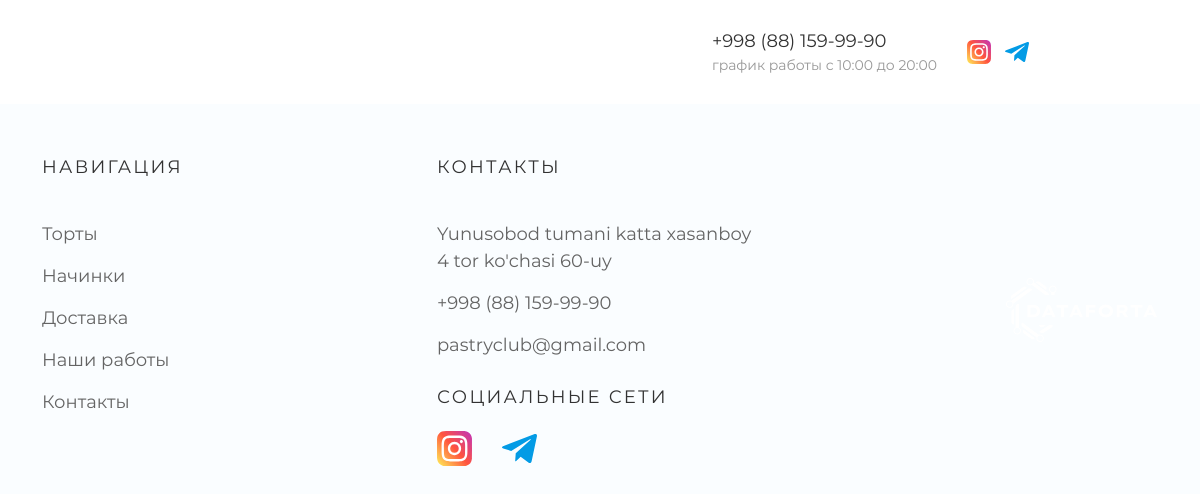
The page /uz/product/5/ on the database as committed earlier.
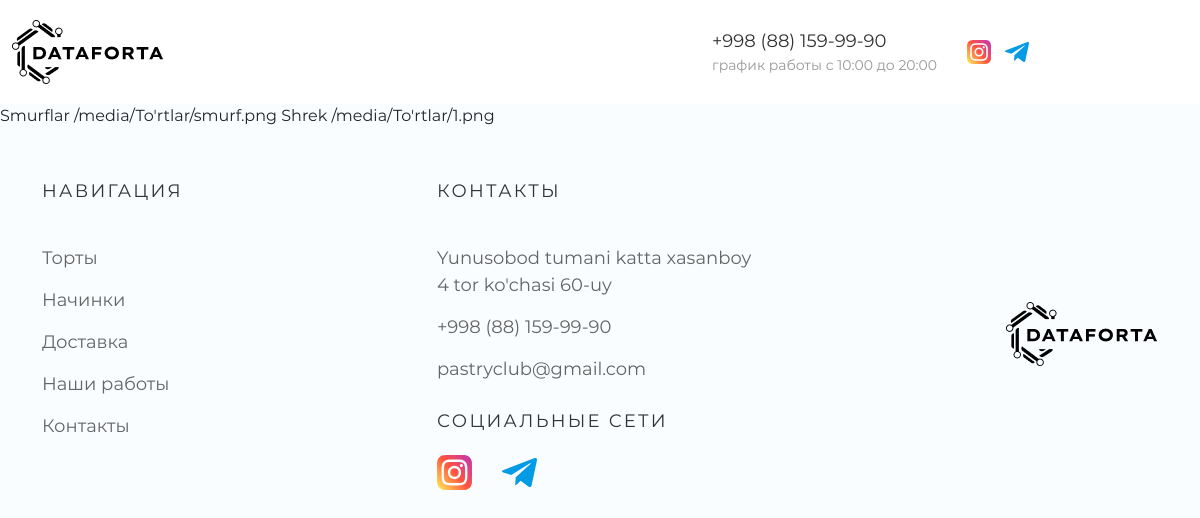
The same page on the database as committed later.
### cakeapp/models.py (models this page shows, shortened)
class Logo(models.Model):
    image = models.ImageField(_('Rasm'), upload_to='Logo')
    class Meta:
        verbose_name = 'Logo'
        verbose_name_plural = 'Logo'

class Cake(models.Model):
    name = models.CharField(_('Nomi'), max_length=100)
    type = models.ForeignKey(CakeType, on_delete=models.CASCADE, verbose_name=_('Turi'))
    price_for_kg = models.FloatField(_('1 kg narxi'))
    min_amount_kg = models.PositiveIntegerField(_('Eng kam buyurtma miqdori (kg)'))
    image = models.ImageField(_('Rasm'), upload_to='To\'rtlar')
    class  Meta:
        verbose_name = 'To\'rt'
        verbose_name_plural = 'To\'rtlar'

### cakeapp/views.py (the view)
# urls.py: path('product/<int:pk>/', ProductListView.as_view(), name='product_list'),
class ProductListView(TemplateView):
    paginate_by = 2
    template_name = 'product.html'
    def get_context_data(self, **kwargs):
        context = super().get_context_data(**kwargs)
        context['cakeproduct'] = Cake.objects.filter(type__id = self.kwargs['pk'])
        return context

### cakeapp/custom_context_processor.py (called while the page is built)
def logo(request):
    return {
       'logo': Logo.objects.first(),
    }

### cakeapp/templates/product.html
{% extends 'base.html' %}
{% load static i18n %}
{% block content %}
{% for cakeproduct in cakeproduct %}
{{ cakeproduct.name }}
{{ cakeproduct.image.url }}
{% endfor %}
{% endblock %}

### cakeapp/templates/base.html (shortened to what this page needs)
<!DOCTYPE html>
{% load static i18n %}
<html lang="ru">
<head>
  <link rel="stylesheet" href="{% static 'style/all.min.css' %}">
  <link rel="stylesheet" href="{% static 'style/bootstrap.min.css' %}">
  <link rel="stylesheet" href="{% static 'style/style.css' %}">
  <link rel="stylesheet" href="{% static 'style/media.css' %}">
</head>
<body>
  <header class="header" id="header">
    <div class="container-fluid">
      <nav class="navbar header__nav">
        <div class="header__logo">
          <a class="header__logo logo" href="/"><img src="{{ logo.image.url }}" alt="лого" class="logo-img" /></a>
        </div>
        <div class="contacts d-flex align-items-center">
          <div class="contacts__desc">
            <a href="tel:+998881599990" class="contacts__phone">+998 (88) 159-99-90</a>
            <p class="contacts__info">график работы с 10:00 до 20:00</p>
          </div>
          <div class="contacts__link">
            <a href="https://www.instagram.com/multi_cake1/?igshid=1dfozn5vmm8uz" class="contacts__link-social">
              <img src="{% static 'img/contact-social/instagram-con.svg' %}" alt="instagram" class="contacts__link-social-img" />
            </a>
            <a href="https://t.me/cook_cakedipush" class="contacts__link-social">
              <img src="{% static 'img/contact-social/telegram-con.svg' %}" alt="telegram" class="contacts__link-social-img" />
            </a>
          </div>
        </div>
        <button class="navbar-toggler" type="button" data-toggle="collapse" data-target="#navbarSupportedContent"
          aria-controls="navbarSupportedContent" aria-expanded="false" aria-label="Toggle navigation">
          <i class="fas fa-bars"></i>
        </button>
      </nav>
    </div>
  </header>
  <main class="main" id="main">
    {% block content %}
    {% endblock %}
  </main>
  <footer class="footer" id="footer">
    <div class="container">
      <div class="footer__content d-flex justify-content-between">
        <div class="footer__content-info footer__content-info-dist">
          <p class="footer__content-title">Навигация</p>
          <ul class="footer__content-nav p-0 m-0">
            <li><a href="product.html" class="footer__content-link footer__content-link-dist">Торты</a></li>
            <li>
              <a href="baked.html" class="footer__content-link footer__content-link-dist">Начинки</a>
            </li>
            <li><a href="delivery.html" class="footer__content-link footer__content-link-dist">Доставка</a></li>
            <li><a href="work.html" class="footer__content-link footer__content-link-dist">Наши работы</a></li>
            <li><a href="contact.html" class="footer__content-link footer__content-link-dist">Контакты</a></li>
          </ul>
        </div>
        <div class="footer__content-info">
          <div class="footer__contacts-content">
            <p class="footer__content-title">Контакты</p>
            <ul class="footer__content-nav p-0 m-0">
              <li>
                <p class="footer__content-link footer__content-desc footer__content-link-left">
                  Yunusobod tumani katta xasanboy 4 tor ko'chasi 60-uy
                </p>
              </li>
              <li>
                <a href="tel:+998881599990" class="footer__content-link">+998 (88) 159-99-90</a>
              </li>
              <li>
                <a href="mailto:pastryclub@gmail.com" class="footer__content-link">pastryclub@gmail.com</a>
              </li>
            </ul>
          </div>
          <div class="footer__content-info footer__content-info-margin">
            <p class="footer__content-title-margin">Социальные сети</p>
            <div class="footer__social-cent d-flex align-items-center justify-content-start">
              <a href="https://www.instagram.com/multi_cake1/?igshid=1dfozn5vmm8uz" class="footer__content-social-link">
                <img src="{% static 'img/contact-social/instagram-con.svg' %}" alt="instagram" class="footer__content-social-img" />
              </a>
              <a href="https://t.me/cook_cakedipush" class="footer__content-social-link">
                <img src="{% static 'img/contact-social/telegram-con.svg' %}" alt="telegram" class="footer__content-social-img" />
              </a>
            </div>
          </div>
        </div>
        <div class="footer__logo d-flex align-items-center">
          <a href="index.html">
            <a class="header__logo logo" href="/"><img src="{{ logo.image.url }}" alt="лого" class="logo-img" /></a>
          </a>
        </div>
      </div>
    </div>
  </footer>
</body>
</html>

### cakeapp/static/style/style.css (style rules this page uses)
:root { --main-bg: #FAFDFF; --white: #fff; --black: #000; --light-black: #323232; --dark-black: #373737; --pink: #FF8F8F; --grey: #7D7F80; --dark-grey: #808080; --light-grey: #A3A3A3; --dark-tot: #646464; --fMr: 'MR'; --fMm: 'MM'; --fMb: 'MB'; --fNe: 'NE'; --fBe: 'BE'; }
body { font-family: var(--fMr), sans-serif; font-weight: 400; background: var(--main-bg); }
ul { list-style: none; }
a { text-decoration: none; }
.header { background: var(--white); }
.header__nav { display: flex; justify-content: space-between; padding: 20px 0; }
.contacts__phone { font-size: 18px; color: var(--light-black); }
.contacts__info { color: rgba(50, 50, 50, 0.5); font-size: 14px; margin-bottom: 0; }
.contacts__desc { margin-right: 30px; }
.contacts__link-social { margin: 0 0 0 25px; }
.contacts__link-social-img { width: 24px; height: 24px; object-fit: cover; }
.navbar-toggler { display: none; }
.navbar-toggler>i { font-size: 27px; }
.footer { margin: 50px 0 60px 0; }
.footer__content-title { font-size: 18px; letter-spacing: 0.125em; text-transform: uppercase; color: var(--light-black); margin-bottom: 40px; }
.footer__content-link { color: var(--dark-tot); font-size: 18px; margin-bottom: 15px; display: block; }
.footer__content-desc { width: 315px; }
.footer__content-info-margin { margin-top: 25px; }
.footer__content-title-margin { margin-bottom: 20px; font-size: 18px; letter-spacing: 0.125em; text-transform: uppercase; color: var(--light-black); }
.footer__content-social-link { margin-right: 30px; display: inline-block; }
.footer__content-social-img { width: 35px; height: 35px; object-fit: cover; }

### cakeapp/static/style/media.css (style rules this page uses)
@media (max-width:1690px) { .navbar-toggler>i { display: none; } }
@media (max-width:1490px) { .navbar-toggler>i { display: none; } }
@media (max-width:1390px) { .navbar-toggler>i { display: none; } }
@media (max-width:1250px) { .navbar-toggler { display: flex; } }
@media (max-width:1250px) { .navbar-toggler>i { display: flex; } }
@media (max-width:1250px) { .contacts { position: absolute; left: 700px; } }
@media (max-width:1250px) { .contacts__link-social { margin-left: 10px; } }
@media (max-width:1250px) { .contacts__desc { margin-right: 20px; } }

Rows that differ between the two databases and show on the page:
removed Logo: image (picture)
added Logo: image (picture)
now on this page (row edited): Cake: name "Smurflar", image "/media/To'rtlar/smurf.png"
now on this page (row edited): Cake: name "Shrek", image "/media/To'rtlar/1.png"
